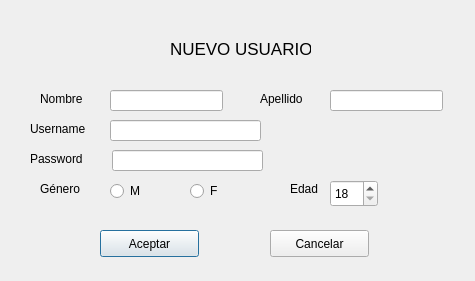
<?xml version="1.0" encoding="UTF-8"?>
<ui version="4.0">
 <class>Login</class>
 <widget class="QDialog" name="Login">
  <property name="geometry">
   <rect>
    <x>0</x>
    <y>0</y>
    <width>475</width>
    <height>281</height>
   </rect>
  </property>
  <property name="windowTitle">
   <string>Dialog</string>
  </property>
  <widget class="QLabel" name="label">
   <property name="geometry">
    <rect>
     <x>30</x>
     <y>120</y>
     <width>71</width>
     <height>17</height>
    </rect>
   </property>
   <property name="text">
    <string>Username</string>
   </property>
  </widget>
  <widget class="QLabel" name="label_2">
   <property name="geometry">
    <rect>
     <x>30</x>
     <y>150</y>
     <width>67</width>
     <height>17</height>
    </rect>
   </property>
   <property name="text">
    <string>Password</string>
   </property>
  </widget>
  <widget class="QLabel" name="label_3">
   <property name="geometry">
    <rect>
     <x>40</x>
     <y>90</y>
     <width>67</width>
     <height>17</height>
    </rect>
   </property>
   <property name="text">
    <string>Nombre</string>
   </property>
  </widget>
  <widget class="QLabel" name="label_4">
   <property name="geometry">
    <rect>
     <x>260</x>
     <y>90</y>
     <width>67</width>
     <height>17</height>
    </rect>
   </property>
   <property name="text">
    <string>Apellido</string>
   </property>
  </widget>
  <widget class="QLineEdit" name="name">
   <property name="geometry">
    <rect>
     <x>110</x>
     <y>90</y>
     <width>113</width>
     <height>21</height>
    </rect>
   </property>
  </widget>
  <widget class="QLineEdit" name="last">
   <property name="geometry">
    <rect>
     <x>330</x>
     <y>90</y>
     <width>113</width>
     <height>21</height>
    </rect>
   </property>
  </widget>
  <widget class="QLineEdit" name="new_user">
   <property name="geometry">
    <rect>
     <x>110</x>
     <y>120</y>
     <width>151</width>
     <height>21</height>
    </rect>
   </property>
  </widget>
  <widget class="QLineEdit" name="new_pass">
   <property name="geometry">
    <rect>
     <x>112</x>
     <y>150</y>
     <width>151</width>
     <height>21</height>
    </rect>
   </property>
  </widget>
  <widget class="QLabel" name="label_5">
   <property name="geometry">
    <rect>
     <x>40</x>
     <y>180</y>
     <width>51</width>
     <height>17</height>
    </rect>
   </property>
   <property name="text">
    <string>Género</string>
   </property>
  </widget>
  <widget class="QRadioButton" name="radioButton">
   <property name="geometry">
    <rect>
     <x>110</x>
     <y>180</y>
     <width>117</width>
     <height>22</height>
    </rect>
   </property>
   <property name="text">
    <string>M</string>
   </property>
  </widget>
  <widget class="QRadioButton" name="radioButton_2">
   <property name="geometry">
    <rect>
     <x>190</x>
     <y>180</y>
     <width>117</width>
     <height>22</height>
    </rect>
   </property>
   <property name="text">
    <string>F</string>
   </property>
  </widget>
  <widget class="QLabel" name="label_6">
   <property name="geometry">
    <rect>
     <x>290</x>
     <y>180</y>
     <width>41</width>
     <height>17</height>
    </rect>
   </property>
   <property name="text">
    <string>Edad</string>
   </property>
  </widget>
  <widget class="QSpinBox" name="spinBox">
   <property name="geometry">
    <rect>
     <x>330</x>
     <y>180</y>
     <width>48</width>
     <height>27</height>
    </rect>
   </property>
   <property name="minimum">
    <number>18</number>
   </property>
   <property name="maximum">
    <number>60</number>
   </property>
  </widget>
  <widget class="QLabel" name="label_7">
   <property name="geometry">
    <rect>
     <x>170</x>
     <y>40</y>
     <width>141</width>
     <height>17</height>
    </rect>
   </property>
   <property name="font">
    <font>
     <pointsize>13</pointsize>
    </font>
   </property>
   <property name="text">
    <string>NUEVO USUARIO</string>
   </property>
  </widget>
  <widget class="QPushButton" name="accept">
   <property name="geometry">
    <rect>
     <x>100</x>
     <y>230</y>
     <width>99</width>
     <height>27</height>
    </rect>
   </property>
   <property name="text">
    <string>Aceptar</string>
   </property>
  </widget>
  <widget class="QPushButton" name="pushButton_2">
   <property name="geometry">
    <rect>
     <x>270</x>
     <y>230</y>
     <width>99</width>
     <height>27</height>
    </rect>
   </property>
   <property name="text">
    <string>Cancelar</string>
   </property>
  </widget>
 </widget>
 <resources/>
 <connections/>
</ui>
